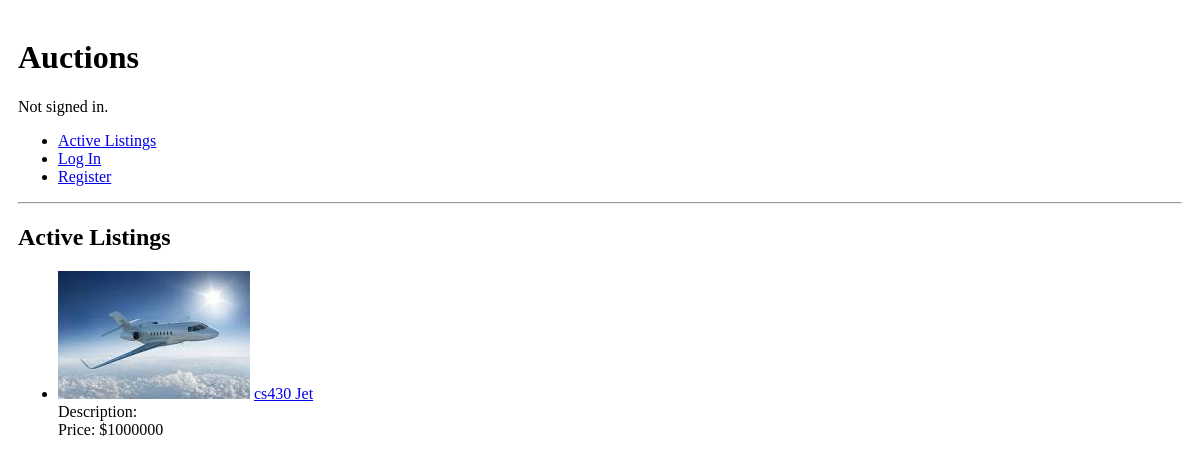
The page /auctions/ on the database as committed earlier.
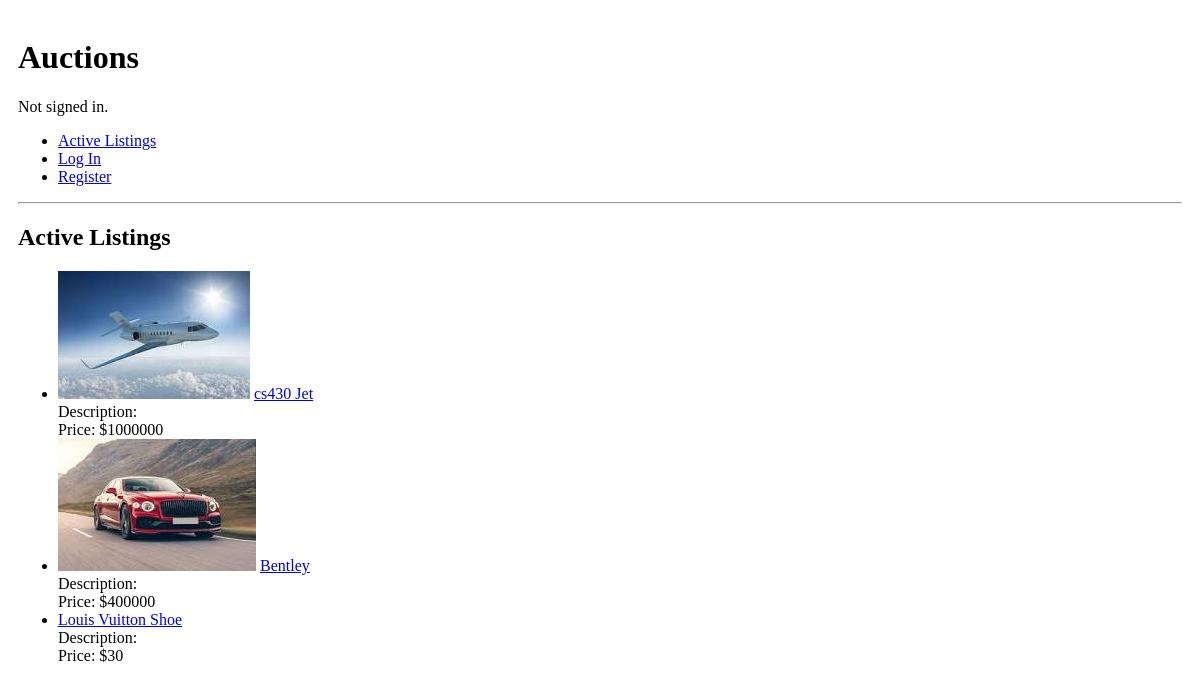
The same page on the database as committed later.
### auctions/models.py (models this page shows)
class AuctionListings(models.Model):
    user = models.ForeignKey(User, on_delete=models.CASCADE)
    item_name = models.CharField(max_length=30)
    description = models.CharField(max_length=200, blank=True)
    price = models.IntegerField(default=0)
    category = models.ForeignKey('Category', on_delete=models.CASCADE)
    image = models.ImageField(upload_to='images/', blank=True)
    is_closed = models.BooleanField(default=False)
    def __str__(self):
        return self.item_name

### auctions/views.py (the view)
# urls.py: path("", views.index, name="index"),
def index(request):
    return render(request, "auctions/index.html", {
        'auction_listings': AuctionListings.objects.filter(is_closed=False)
    })

### auctions/templates/auctions/index.html
{% extends "auctions/layout.html" %}
{% block body %}
    <h2>Active Listings</h2>
        <ul>
            {% for auctions in auction_listings %}
            <li>
                {% if auctions.image %}
                    <img src="{{auctions.image.url}}" alt="{{auctions.item_name}}">
                {% endif %}
                <a href="{% url 'listing_page' auctions%}">{{auctions}}</a> <br>
                Description: {{auctions.description}} <br>
                Price: ${{auctions.price}} <br>
            </li>
            {% endfor %}
        </ul>
{% endblock %}

### auctions/templates/auctions/layout.html (shortened to what this page needs)
{% load static %}
<!DOCTYPE html>
<html lang="en">
    <head>
        <link href="{% static 'auctions/styles.css' %}" rel="stylesheet">
    </head>
    <body>
        <h1>Auctions</h1>
        <div>
            {% if user.is_authenticated %}
                Signed in as <strong>{{ user.username }}</strong>.
            {% else %}
                Not signed in.
            {% endif %}
        </div>
        <ul class="nav">
            <li class="nav-item">
                <a class="nav-link" href="{% url 'index' %}">
                    Active Listings
                </a>
            </li>
            {% if user.is_authenticated %}
                <li class="nav-item">
                    <a class="nav-link" href="{% url 'create_listing' %}">
                        Create Listings
                    </a>
                </li>
                <li class="nav-item">
                    <a class="nav-link" href="{% url 'watchlist' %}">
                        Watchlist
                    </a>
                </li>
                <li class="nav-item">
                    <a class="nav-link" href="{% url 'category' %}">
                        Categories
                    </a>
                </li>
                <li class="nav-item">
                    <a class="nav-link" href="{% url 'logout' %}">
                        Log Out
                    </a>
                </li>
            {% else %}
                <li class="nav-item">
                    <a class="nav-link" href="{% url 'login' %}">
                        Log In
                    </a>
                </li>
                <li class="nav-item">
                    <a class="nav-link" href="{% url 'register' %}">
                        Register
                    </a>
                </li>
            {% endif %}
        </ul>
        <hr>
        {% block body %}
        {% endblock %}
    </body>
</html>

### auctions/static/auctions/styles.css (style rules this page uses)
body { padding: 10px; }

Rows that differ between the two databases and show on the page:
added AuctionListings: image (picture), item_name "Bentley", price "400000"
added AuctionListings: item_name "Louis Vuitton Shoe", price "30"
